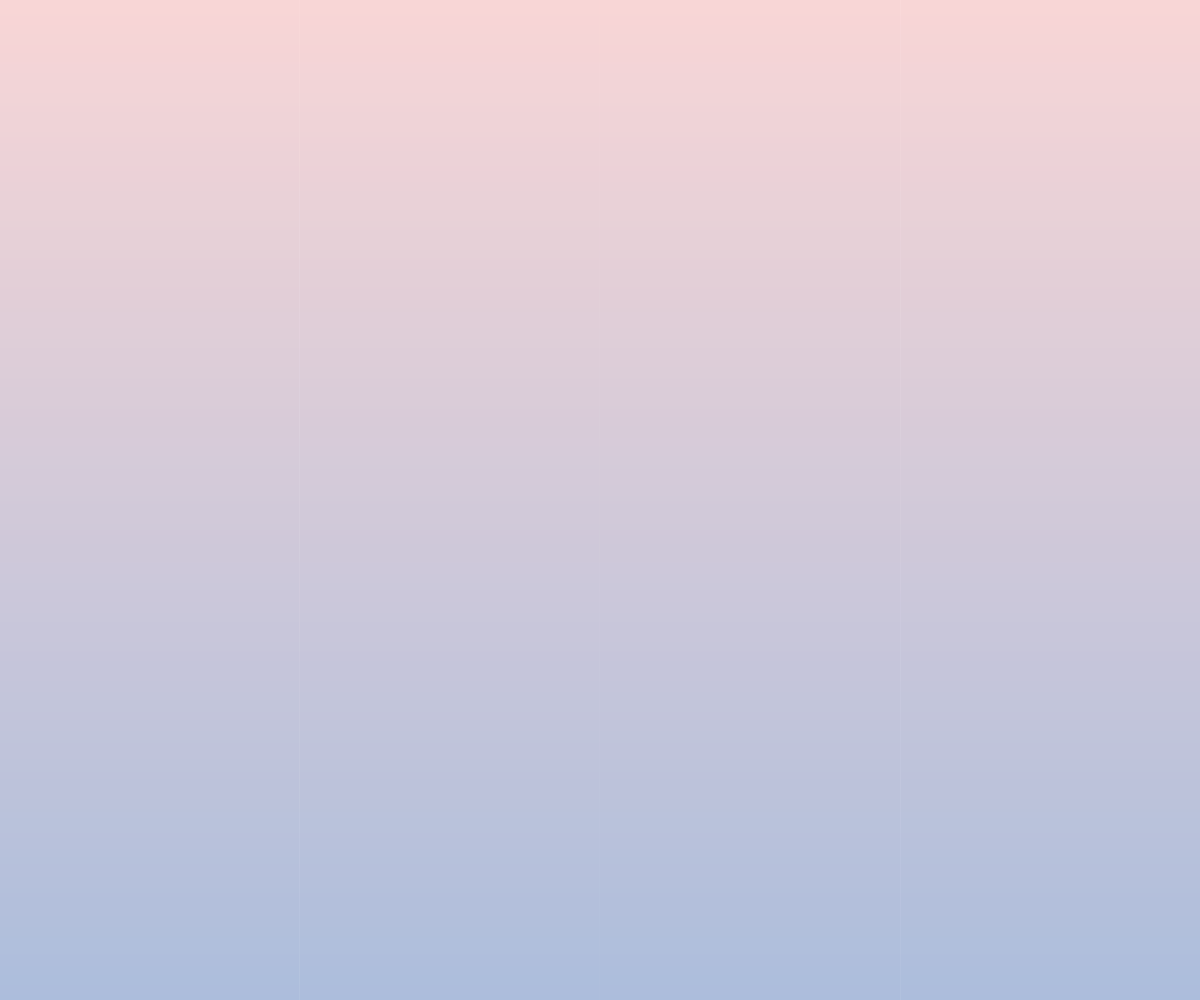
Frame 1 (no input)
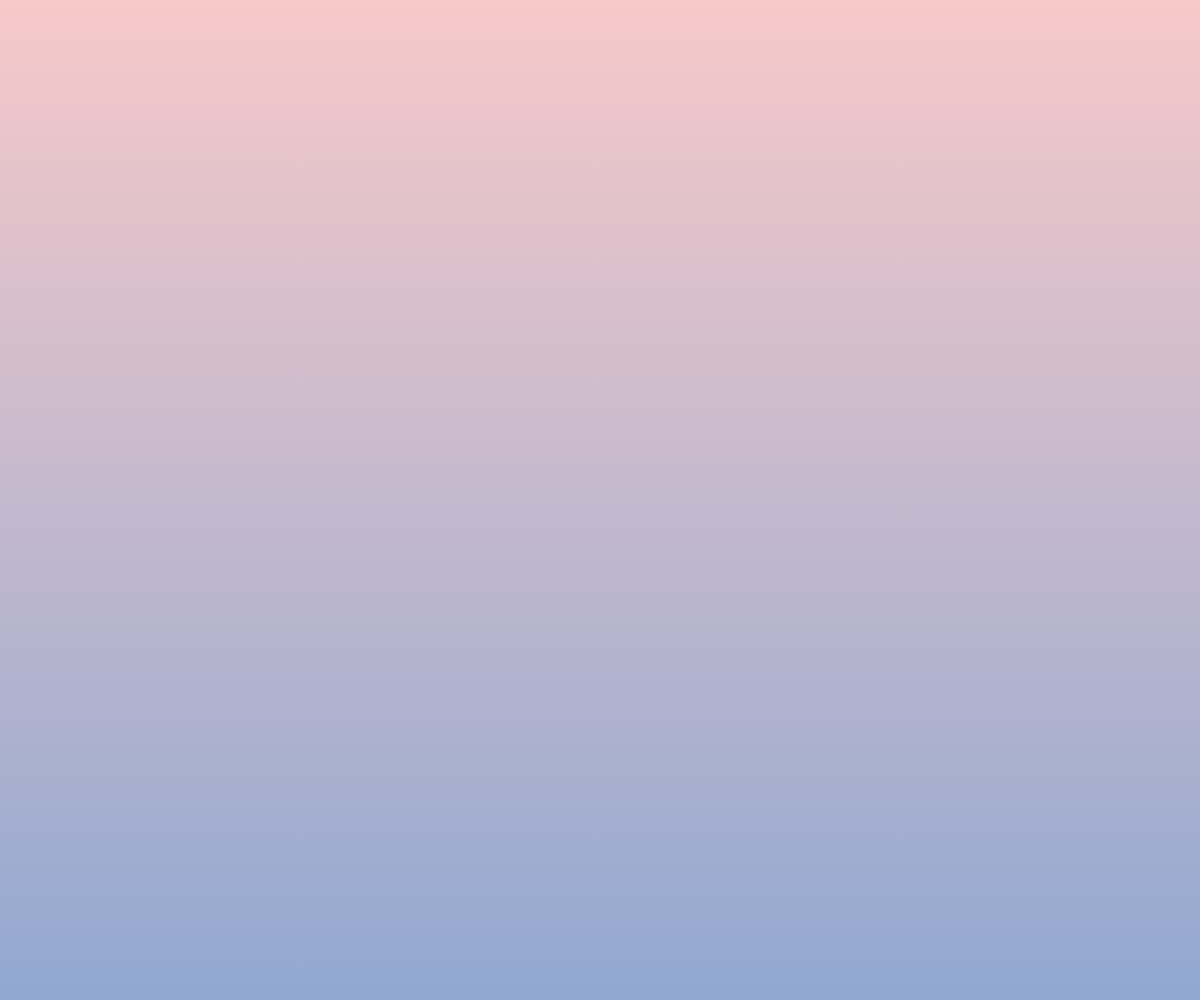
Frame 60 (no input)
Frame 120 (the mouse pressed at the canvas centre since frame 60): identical to frame 60, image omitted

The p5.js sketch that drew these frames (run headless with seeded random() and noise() and a simulated clock; from frame 60 on, the mouse is pressed at the canvas centre):

// p5.js sketch
// ── sketch.js
var Y_AXIS = 1;
var X_AXIS = 2;
var c1, c2, c3, c4;

function setup() {
  createCanvas(windowWidth, windowHeight);

  c1 = color(247, 201, 201);
  c2 = color(152, 150, 164);
  c3 = color(177, 143, 106);
  c4 = color(145, 168, 209);
}

function draw() {
  setGradient(0, 0, width, height, c1, c4, Y_AXIS);
}

function setGradient(x, y, w, h, color1, color2, axis) {

  noFill();

  if (axis == Y_AXIS) {  // Top to bottom gradient
    for (var i = y; i <= y+h; i++) {
      var inter = map(i, y, y+h, 0, 1);
      var c = lerpColor(color1, color2, inter);
      stroke(c);
      line(x, i, x+w, i);
    }
  }  
  else if (axis == X_AXIS) {  // Left to right gradient
    for (var i = x; i <= x+w; i++) {
      var inter = map(i, x, x+w, 0, 1);
      var c = lerpColor(color1, color2, inter);
      stroke(c);
      line(i, y, i, y+h);
    }
  }
}

function windowResized() {
  resizeCanvas(windowWidth, windowHeight);
}
